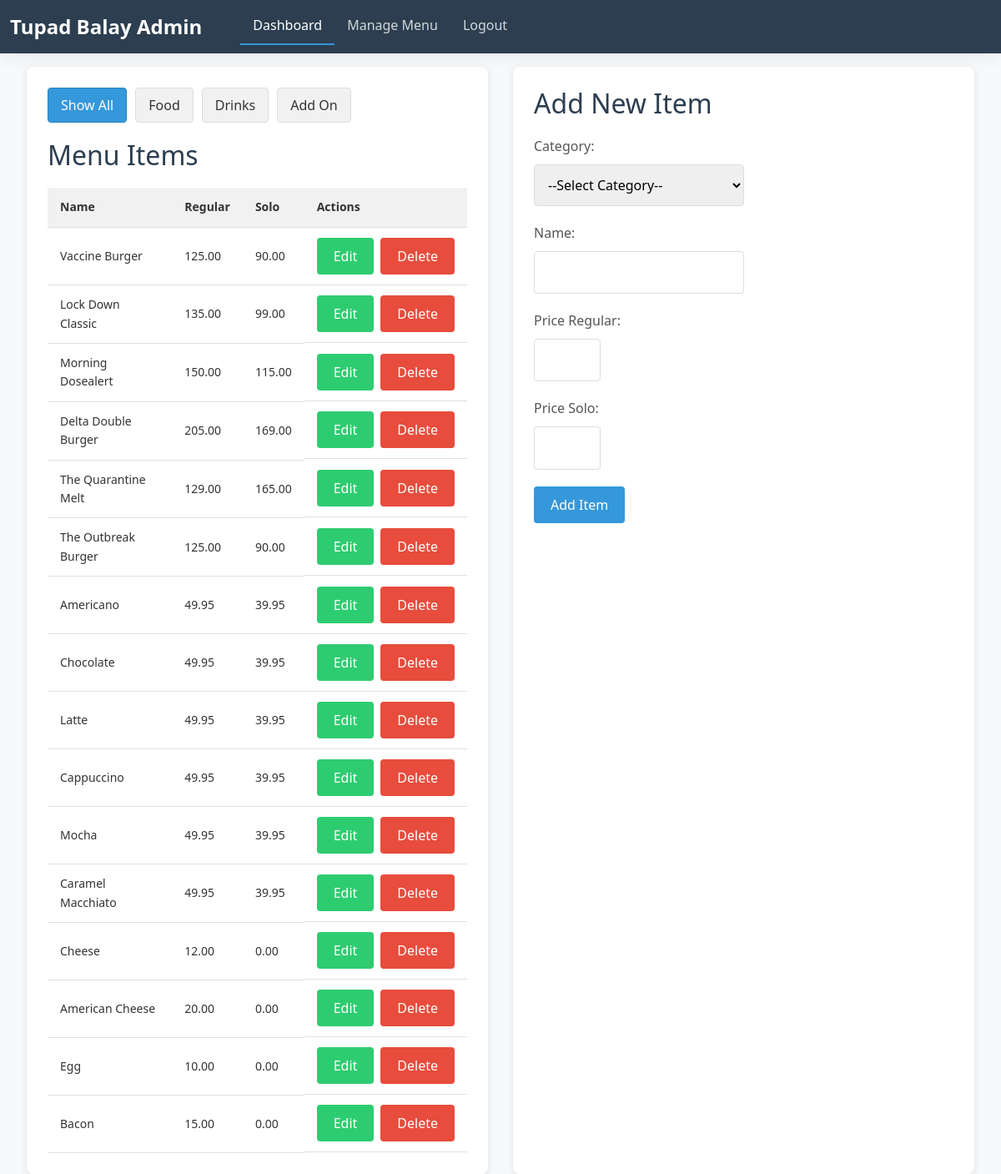
The page /admin/add.php (signed in) on the database its author committed.
### tables this page shows
CREATE TABLE `category` (
  `category_id` int(4) NOT NULL,
  `category_name` varchar(255) NOT NULL
);

CREATE TABLE `menu` (
  `category_id` int(4) NOT NULL,
  `food_id` int(4) NOT NULL,
  `food_name` varchar(55) NOT NULL,
  `food_regular_price` decimal(6,2) NOT NULL,
  `food_solo_price` decimal(6,2) NOT NULL
);

### models/Menu.php (called while the page is built, shortened)
<?php
class Menu {
    private $conn;
    private $table = "menu";
    public function __construct($db) {
        $this->conn = $db;
    }
    public function read() {
        $query = "SELECT * FROM " . $this->table . " ORDER BY category_id ASC";
        $stmt = $this->conn->prepare($query);
        $stmt->execute();
        return $stmt;
    }
    public function readCategories() {
        $query = "SELECT category_id, category_name FROM category";
        $stmt = $this->conn->prepare($query);
        $stmt->execute();
        return $stmt;
    }
}
?>

### admin/add.php (the view, shortened to what this page needs)
<?php
include_once '../models/Menu.php';
$database = new Database();
$db = $database->getConnection();
$menu = new Menu($db);
$stmt_categories = $menu->readCategories();
?>
<?php include 'header.php'?>
    <div class="container">
    <div class="menu-list">
            <div class="category-filter">
                <button class="btn btn-filter active" data-category="all">Show All</button>
                <?php
                $stmt_categories->execute();
                while ($cat = $stmt_categories->fetch(PDO::FETCH_ASSOC)): ?>
                    <button class="btn btn-filter" data-category="<?php echo htmlspecialchars($cat['category_name']); ?>">
                        <?php echo htmlspecialchars($cat['category_name']); ?>
                    </button>
                <?php endwhile; ?>
            </div>
        <h2>Menu Items</h2>
        <div id="menu-items-container">
            <?php
            $stmt_menu = $menu->read();
            if($stmt_menu->rowCount() > 0): ?>
                <table>
                    <thead>
                        <tr>
                            <th>Name</th>
                            <th>Regular</th>
                            <th>Solo</th>
                            <th>Actions</th>
                        </tr>
                    </thead>
                    <tbody>
                        <?php while ($row = $stmt_menu->fetch(PDO::FETCH_ASSOC)): ?>
                        <tr>
                            <td><?php echo htmlspecialchars($row['food_name']); ?></td>
                            <td><?php echo htmlspecialchars($row['food_regular_price']); ?></td>
                            <td><?php echo htmlspecialchars($row['food_solo_price']); ?></td>
                            <td class="actions">
                                <a href="update_form.php?id=<?php echo $row['food_id']; ?>" class="btn btn-edit">Edit</a>
                                <form action="delete.php" method="POST" class="inline-form">
                                    <button type="submit" class="btn btn-delete" onclick="return confirm('Are you sure?')">Delete</button>
                                </form>
                            </td>
                        </tr>
                        <?php endwhile; ?>
                    </tbody>
                </table>
            <?php else: ?>
                <p>No menu items found.</p>
            <?php endif; ?>
        </div>
    </div>
        <div class="add-menu-form">
            <form action="create.php" method="POST">
                <h2>Add New Item</h2>
                <div class="form-group">
                    <label for="category">Category:</label>
                    <select name="category" id="category" required>
                        <option value="">--Select Category--</option>
                    </select>
                </div>
                <div class="form-group">
                    <label for="name">Name:</label>
                    <input type="text" id="name" name="name" required>
                </div>
                <div class="form-group">
                    <label for="price1">Price Regular:</label>
                    <input type="number" id="price1" name="price1" step="0.01" required>
                </div>
                <div class="form-group">
                    <label for="price2">Price Solo:</label>
                    <input type="number" id="price2" name="price2" step="0.01" required>
                </div>
                <button type="submit" class="btn btn-primary">Add Item</button>
            </form>
        </div>
    </div>
</body>
</html>

### assets/css/main.css (style rules this page uses)
* { box-sizing: border-box; margin: 0; padding: 0; font-family: 'Segoe UI', Tahoma, Geneva, Verdana, sans-serif; }
body { background-color: #f8f9fa; color: #333; line-height: 1.6; padding-top: 80px; padding-left: 20px; padding-right: 20px; }
.container { max-width: 1400px; margin: 0 auto; display: flex; flex-wrap: wrap; gap: 30px; }
h1, h2 { color: #2c3e50; margin-bottom: 20px; width: 100%; }
.menu-list, .add-menu-form { flex: 1; min-width: 300px; background: white; padding: 25px; border-radius: 8px; box-shadow: 0 2px 10px rgba(0, 0, 0, 0.1); }
table { width: 100%; border-collapse: collapse; margin-top: 15px; font-size: 14px; }
th, td { padding: 12px 15px; text-align: left; border-bottom: 1px solid #e0e0e0; }
th { background-color: #f1f1f1; font-weight: 600; }
.form-group { margin-bottom: 20px; }
label { display: block; margin-bottom: 8px; font-weight: 500; color: #555; }
select, select option, input[type="text"] { width: 50%; padding: 12px; border: 1px solid #ddd; border-radius: 4px; font-size: 16px; transition: border 0.3s; }
input[type="number"] { padding: 12px; border: 1px solid #ddd; border-radius: 4px; font-size: 16px; transition: border 0.3s; width: 80px; }
.btn { padding: 10px 20px; border: none; border-radius: 4px; font-size: 16px; cursor: pointer; transition: background-color 0.3s; text-decoration: none; display: inline-block; }
.btn-primary { background-color: #3498db; color: white; }
.btn-edit { background-color: #2ecc71; color: white; }
.btn-delete { background-color: #e74c3c; color: white; }
.actions { display: flex; gap: 8px; }
form.inline-form { display: inline; }
.category-filter { margin-bottom: 20px; display: flex; flex-wrap: wrap; gap: 10px; }
.btn-filter { padding: 8px 15px; background-color: #f1f1f1; color: #333; border: 1px solid #ddd; }
.btn-filter.active { background-color: #3498db; color: white; border-color: #2980b9; }
body { background-color: #f8f9fa; }

### rows shown on the page
category: category_name "Food"
category: category_name "Drinks"
category: category_name "Add On"
menu: food_name "Vaccine Burger", food_regular_price "125.00", food_solo_price "90.00"
menu: food_name "Lock Down Classic", food_regular_price "135.00", food_solo_price "99.00"
menu: food_name "Morning Dosealert", food_regular_price "150.00", food_solo_price "115.00"
menu: food_name "Delta Double Burger", food_regular_price "205.00", food_solo_price "169.00"
menu: food_name "The Quarantine Melt", food_regular_price "129.00", food_solo_price "165.00"
menu: food_name "The Outbreak Burger", food_regular_price "125.00", food_solo_price "90.00"
menu: food_name "Americano", food_regular_price "49.95", food_solo_price "39.95"
menu: food_name "Chocolate", food_regular_price "49.95", food_solo_price "39.95"
menu: food_name "Latte", food_regular_price "49.95", food_solo_price "39.95"
menu: food_name "Cappuccino", food_regular_price "49.95", food_solo_price "39.95"
menu: food_name "Mocha", food_regular_price "49.95", food_solo_price "39.95"
menu: food_name "Caramel Macchiato", food_regular_price "49.95", food_solo_price "39.95"
menu: food_name "Cheese", food_regular_price "12.00", food_solo_price "0.00"
menu: food_name "American Cheese", food_regular_price "20.00", food_solo_price "0.00"
menu: food_name "Egg", food_regular_price "10.00", food_solo_price "0.00"
menu: food_name "Bacon", food_regular_price "15.00", food_solo_price "0.00"
